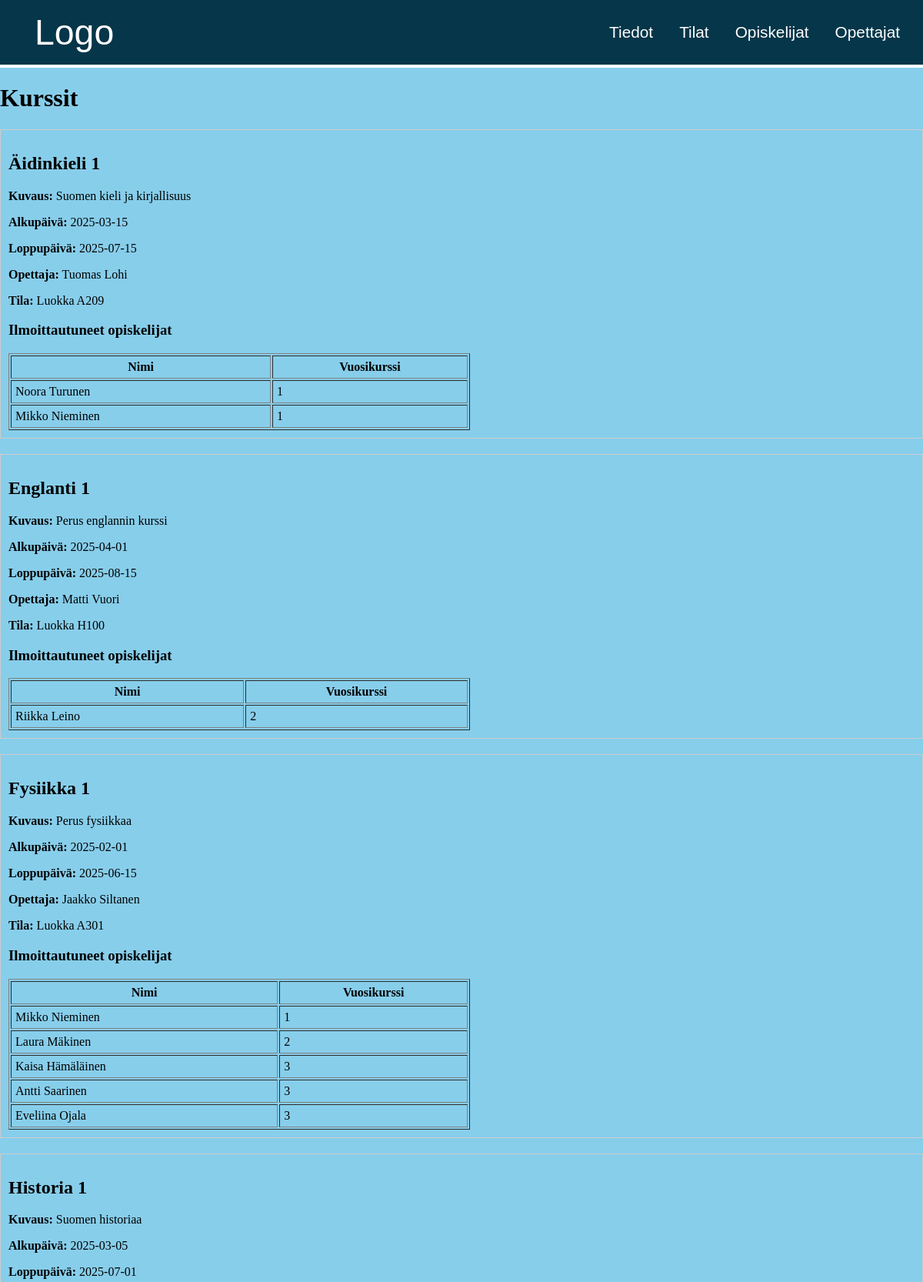
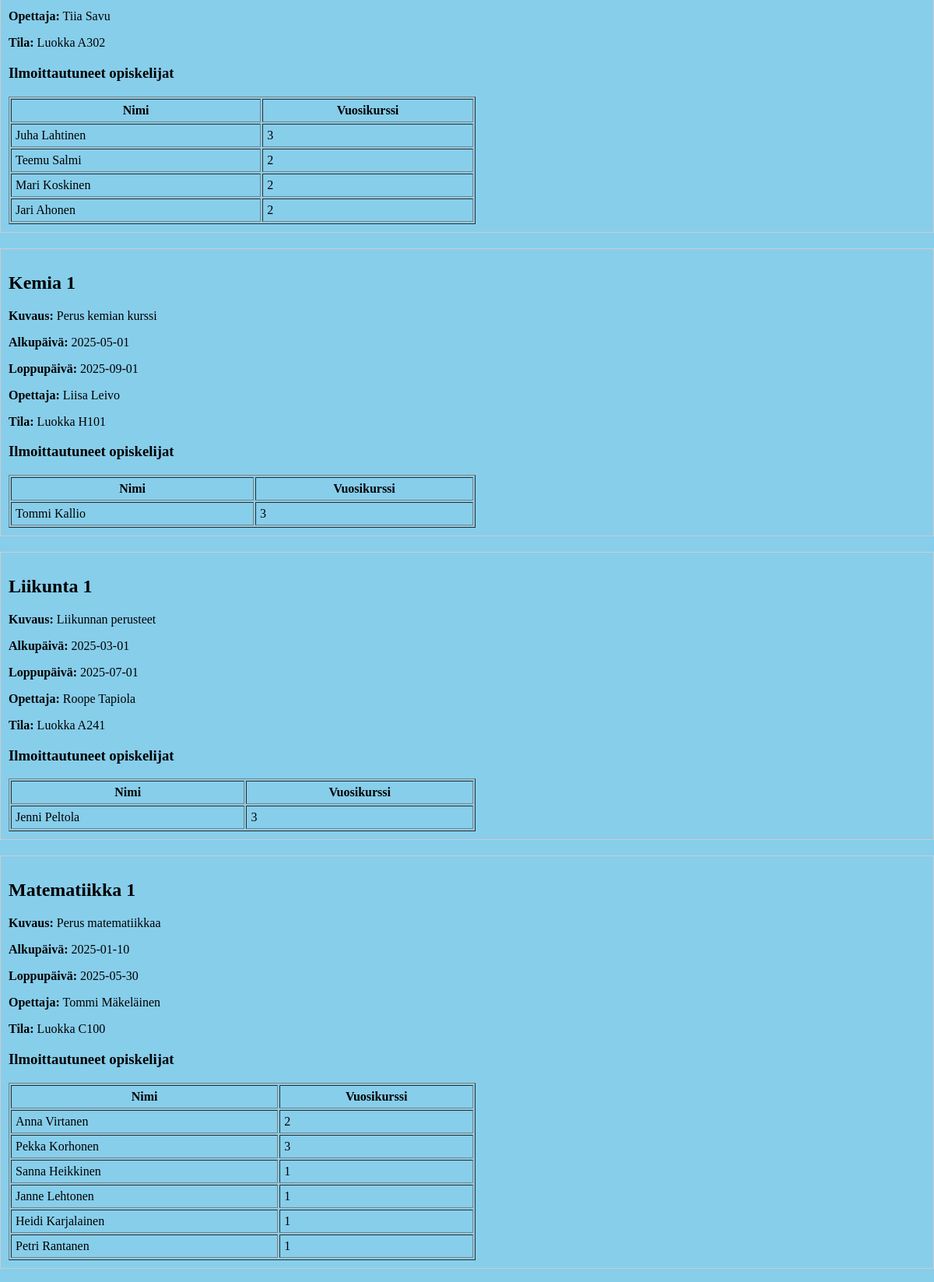
The app's page /Koodi/kurssit.php (upper part) with its own data (2 pictures, top to bottom).
### tables this page shows
CREATE TABLE `kurssit` (
  `Tunnus` int(11) NOT NULL,
  `Nimi` varchar(30) NOT NULL,
  `Kuvaus` text NOT NULL,
  `Alkupaiva` date NOT NULL,
  `Loppupaiva` date NOT NULL,
  `Opettaja` int(11) NOT NULL,
  `Tila` int(11) NOT NULL
);

CREATE TABLE `opettajat` (
  `Tunnusnumero` int(11) NOT NULL,
  `Etunimi` varchar(30) NOT NULL,
  `Sukunimi` varchar(30) NOT NULL,
  `Aine` varchar(30) NOT NULL
);

CREATE TABLE `tilat` (
  `Tunnus` int(11) NOT NULL,
  `Nimi` varchar(30) NOT NULL,
  `Kapasiteetti` int(11) NOT NULL
);

CREATE TABLE `opiskelijat` (
  `Opiskelijanumero` int(11) NOT NULL,
  `Etunimi` varchar(20) NOT NULL,
  `Sukunimi` varchar(20) NOT NULL,
  `Syntymapaiva` date NOT NULL,
  `Vuosikurssi` int(11) NOT NULL
);

### Koodi/kurssit.php (the view, shortened to what this page needs)
<?php
include 'yhteys.php';
$sql = "SELECT k.Tunnus, k.Nimi, k.Kuvaus, k.Alkupaiva, k.Loppupaiva,
               o.Etunimi, o.Sukunimi,
               t.Nimi AS tila_nimi
        FROM kurssit k
        LEFT JOIN opettajat o ON k.Opettaja = o.Tunnusnumero
        LEFT JOIN tilat t ON k.Tila = t.Tunnus
        ORDER BY k.Nimi";
$stmt = $yhteys->query($sql);
$kurssit = $stmt->fetchAll(PDO::FETCH_ASSOC);
?>
<!DOCTYPE html>
<html lang="fi">
<head>
    <link rel="stylesheet" href="styles.css">
</head>
<body>
    <div class="header">
        <a href="index.php" class="logo">Logo</a>
        <div class="items">
            <a href="tiedot.php">Tiedot</a>
            <a href="tilat.php">Tilat</a>
            <a href="opiskelijat.php">Opiskelijat</a>
            <a href="opettajat.php">Opettajat</a>
        </div>
    </div>
    <div class="content">
        <h1>Kurssit</h1>
        <?php foreach ($kurssit as $kurssi): ?>
            <div class="course-box" style="border:1px solid #ccc; padding:10px; margin-bottom:20px;">
                <h2><?= htmlspecialchars($kurssi['Nimi']) ?></h2>
                <p><strong>Kuvaus:</strong> <?= nl2br(htmlspecialchars($kurssi['Kuvaus'])) ?></p>
                <p><strong>Alkupäivä:</strong> <?= htmlspecialchars($kurssi['Alkupaiva']) ?></p>
                <p><strong>Loppupäivä:</strong> <?= htmlspecialchars($kurssi['Loppupaiva']) ?></p>
                <p><strong>Opettaja:</strong> <?= htmlspecialchars($kurssi['Etunimi'] . ' ' . $kurssi['Sukunimi']) ?></p>
                <p><strong>Tila:</strong> <?= htmlspecialchars($kurssi['tila_nimi']) ?></p>
                <h3>Ilmoittautuneet opiskelijat</h3>
                <?php
                $sql2 = "SELECT o.Etunimi, o.Sukunimi, o.Vuosikurssi
                         FROM kurssikirjautuminen kk
                         JOIN opiskelijat o ON kk.Opiskelija = o.Opiskelijanumero
                         WHERE kk.Kurssi = ?";
                $stmt2 = $yhteys->prepare($sql2);
                $stmt2->execute([$kurssi['Tunnus']]);
                $opiskelijat = $stmt2->fetchAll(PDO::FETCH_ASSOC);
                ?>
                <?php if (empty($opiskelijat)): ?>
                    <p>Ei vielä ilmoittautuneita opiskelijoita.</p>
                <?php else: ?>
                    <table border="1" cellpadding="5" style="width:100%; max-width:600px;">
                        <tr>
                            <th>Nimi</th>
                            <th>Vuosikurssi</th>
                        </tr>
                        <?php foreach ($opiskelijat as $op): ?>
                        <tr>
                            <td><?= htmlspecialchars($op['Etunimi'] . ' ' . $op['Sukunimi']) ?></td>
                            <td><?= htmlspecialchars($op['Vuosikurssi']) ?></td>
                        </tr>
                        <?php endforeach; ?>
                    </table>
                <?php endif; ?>
            </div>
        <?php endforeach; ?>
    </div>
</body>
</html>

### Koodi/styles.css (style rules this page uses)
html, body { margin: 0; padding: 0; background-color: skyblue; min-height: 150vh; }
.header { display: flex; justify-content: space-between; align-items: center; padding: 15px; background-color: rgb(5, 54, 73); border-bottom: 0.3rem solid white; }
.header a { padding: 10px 15px; transition: all 0.3s ease; }
.header a { margin: 0; color: white; text-decoration: none; font-size: 1.3rem; font-family: 'Gill Sans', 'Gill Sans MT', Calibri, 'Trebuchet MS', sans-serif; transition: all 0.3s ease; }
.header .logo { align-items: center; padding: 0; text-align: left; color: white; margin-left: 30px; text-decoration: none; font-size: 2.9rem; }

### records on screen
kurssit: Nimi "Äidinkieli 1", Kuvaus "Suomen kieli ja kirjallisuus", Alkupaiva "2025-03-15", Loppupaiva "2025-07-15", Opettaja.Sukunimi "Tuomas Lohi", Tila.Nimi "Luokka A209"
opiskelijat: Etunimi+Sukunimi "Noora Turunen", Vuosikurssi "1"
opiskelijat: Etunimi+Sukunimi "Mikko Nieminen", Vuosikurssi "1"
kurssit: Nimi "Englanti 1", Kuvaus "Perus englannin kurssi", Alkupaiva "2025-04-01", Loppupaiva "2025-08-15", Opettaja.Sukunimi "Matti Vuori", Tila.Nimi "Luokka H100"
opiskelijat: Etunimi+Sukunimi "Riikka Leino", Vuosikurssi "2"
kurssit: Nimi "Fysiikka 1", Kuvaus "Perus fysiikkaa", Alkupaiva "2025-02-01", Loppupaiva "2025-06-15", Opettaja.Sukunimi "Jaakko Siltanen", Tila.Nimi "Luokka A301"
opiskelijat: Etunimi+Sukunimi "Laura Mäkinen", Vuosikurssi "2"
opiskelijat: Etunimi+Sukunimi "Kaisa Hämäläinen", Vuosikurssi "3"
opiskelijat: Etunimi+Sukunimi "Antti Saarinen", Vuosikurssi "3"
opiskelijat: Etunimi+Sukunimi "Eveliina Ojala", Vuosikurssi "3"
kurssit: Nimi "Historia 1", Kuvaus "Suomen historiaa", Alkupaiva "2025-03-05", Loppupaiva "2025-07-01", Opettaja.Sukunimi "Tiia Savu", Tila.Nimi "Luokka A302"
opiskelijat: Etunimi+Sukunimi "Juha Lahtinen", Vuosikurssi "3"
opiskelijat: Etunimi+Sukunimi "Teemu Salmi", Vuosikurssi "2"
opiskelijat: Etunimi+Sukunimi "Mari Koskinen", Vuosikurssi "2"
opiskelijat: Etunimi+Sukunimi "Jari Ahonen", Vuosikurssi "2"
kurssit: Nimi "Kemia 1", Kuvaus "Perus kemian kurssi", Alkupaiva "2025-05-01", Loppupaiva "2025-09-01", Opettaja.Sukunimi "Liisa Leivo", Tila.Nimi "Luokka H101"
opiskelijat: Etunimi+Sukunimi "Tommi Kallio", Vuosikurssi "3"
kurssit: Nimi "Liikunta 1", Kuvaus "Liikunnan perusteet", Alkupaiva "2025-03-01", Loppupaiva "2025-07-01", Opettaja.Sukunimi "Roope Tapiola", Tila.Nimi "Luokka A241"
opiskelijat: Etunimi+Sukunimi "Jenni Peltola", Vuosikurssi "3"
kurssit: Nimi "Matematiikka 1", Kuvaus "Perus matematiikkaa", Alkupaiva "2025-01-10", Loppupaiva "2025-05-30", Opettaja.Sukunimi "Tommi Mäkeläinen", Tila.Nimi "Luokka C100"
opiskelijat: Etunimi+Sukunimi "Anna Virtanen", Vuosikurssi "2"
opiskelijat: Etunimi+Sukunimi "Pekka Korhonen", Vuosikurssi "3"
opiskelijat: Etunimi+Sukunimi "Sanna Heikkinen", Vuosikurssi "1"
opiskelijat: Etunimi+Sukunimi "Janne Lehtonen", Vuosikurssi "1"
opiskelijat: Etunimi+Sukunimi "Heidi Karjalainen", Vuosikurssi "1"
opiskelijat: Etunimi+Sukunimi "Petri Rantanen", Vuosikurssi "1"
